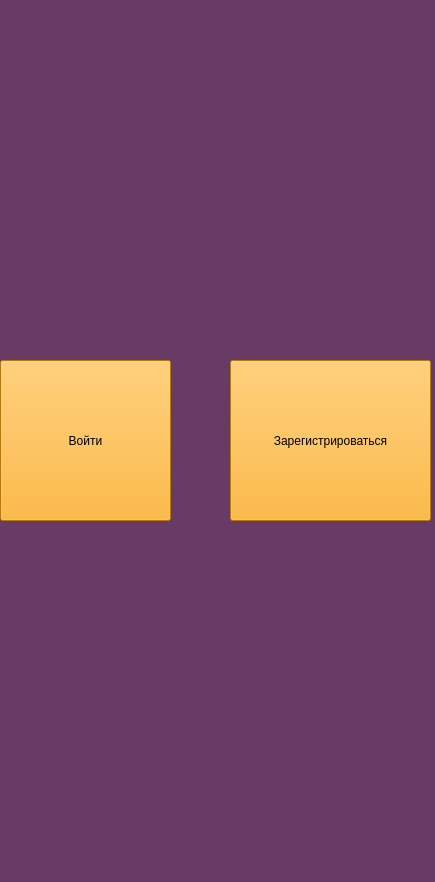
<?xml version="1.0" encoding="UTF-8"?>
<ui version="4.0">
 <class>Regi</class>
 <widget class="QMainWindow" name="Regi">
  <property name="geometry">
   <rect>
    <x>0</x>
    <y>0</y>
    <width>435</width>
    <height>882</height>
   </rect>
  </property>
  <property name="windowTitle">
   <string>MainWindow</string>
  </property>
  <property name="styleSheet">
   <string notr="true">background-color: rgb(103, 59, 99);</string>
  </property>
  <widget class="QWidget" name="centralwidget">
   <widget class="QPushButton" name="btn_enter">
    <property name="geometry">
     <rect>
      <x>0</x>
      <y>360</y>
      <width>171</width>
      <height>161</height>
     </rect>
    </property>
    <property name="styleSheet">
     <string notr="true">background-color: rgb(255, 167, 15);</string>
    </property>
    <property name="text">
     <string>Войти</string>
    </property>
   </widget>
   <widget class="QPushButton" name="btn_regist">
    <property name="geometry">
     <rect>
      <x>230</x>
      <y>360</y>
      <width>201</width>
      <height>161</height>
     </rect>
    </property>
    <property name="styleSheet">
     <string notr="true">background-color: rgb(255, 167, 15);</string>
    </property>
    <property name="text">
     <string>Зарегистрироваться</string>
    </property>
   </widget>
  </widget>
  <widget class="QMenuBar" name="menubar">
   <property name="geometry">
    <rect>
     <x>0</x>
     <y>0</y>
     <width>435</width>
     <height>25</height>
    </rect>
   </property>
  </widget>
  <widget class="QStatusBar" name="statusbar"/>
 </widget>
 <resources/>
 <connections/>
</ui>
